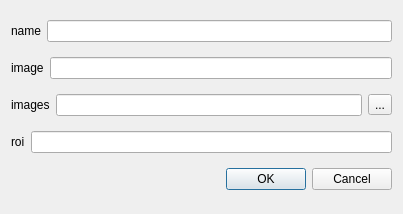
<?xml version="1.0" encoding="UTF-8"?>
<ui version="4.0">
 <class>addItemFirstNestedTableDialog</class>
 <widget class="QDialog" name="addItemFirstNestedTableDialog">
  <property name="geometry">
   <rect>
    <x>0</x>
    <y>0</y>
    <width>403</width>
    <height>214</height>
   </rect>
  </property>
  <property name="windowTitle">
   <string>Dialog</string>
  </property>
  <layout class="QGridLayout" name="gridLayout">
   <item row="0" column="0">
    <layout class="QHBoxLayout" name="horizontalLayout">
     <item>
      <widget class="QLabel" name="label">
       <property name="text">
        <string>name</string>
       </property>
      </widget>
     </item>
     <item>
      <widget class="QLineEdit" name="nameLineEdit"/>
     </item>
    </layout>
   </item>
   <item row="1" column="0">
    <layout class="QHBoxLayout" name="horizontalLayout_2">
     <item>
      <widget class="QLabel" name="imLineEdit_2">
       <property name="text">
        <string>image</string>
       </property>
      </widget>
     </item>
     <item>
      <widget class="QLineEdit" name="imLineEdit"/>
     </item>
    </layout>
   </item>
   <item row="2" column="0">
    <layout class="QHBoxLayout" name="horizontalLayout_3">
     <item>
      <widget class="QLabel" name="label_3">
       <property name="text">
        <string>images</string>
       </property>
      </widget>
     </item>
     <item>
      <widget class="QLineEdit" name="imageLineEdit"/>
     </item>
     <item>
      <widget class="QToolButton" name="toolButton">
       <property name="text">
        <string>...</string>
       </property>
       <property name="icon">
        <iconset>
         <normaloff>images.png</normaloff>images.png</iconset>
       </property>
      </widget>
     </item>
    </layout>
   </item>
   <item row="3" column="0">
    <layout class="QHBoxLayout" name="horizontalLayout_4">
     <item>
      <widget class="QLabel" name="label_2">
       <property name="text">
        <string>roi</string>
       </property>
      </widget>
     </item>
     <item>
      <widget class="QLineEdit" name="roiLineEdit"/>
     </item>
    </layout>
   </item>
   <item row="4" column="0">
    <widget class="QDialogButtonBox" name="buttonBox">
     <property name="standardButtons">
      <set>QDialogButtonBox::Cancel|QDialogButtonBox::Ok</set>
     </property>
    </widget>
   </item>
  </layout>
 </widget>
 <resources/>
 <connections/>
</ui>
